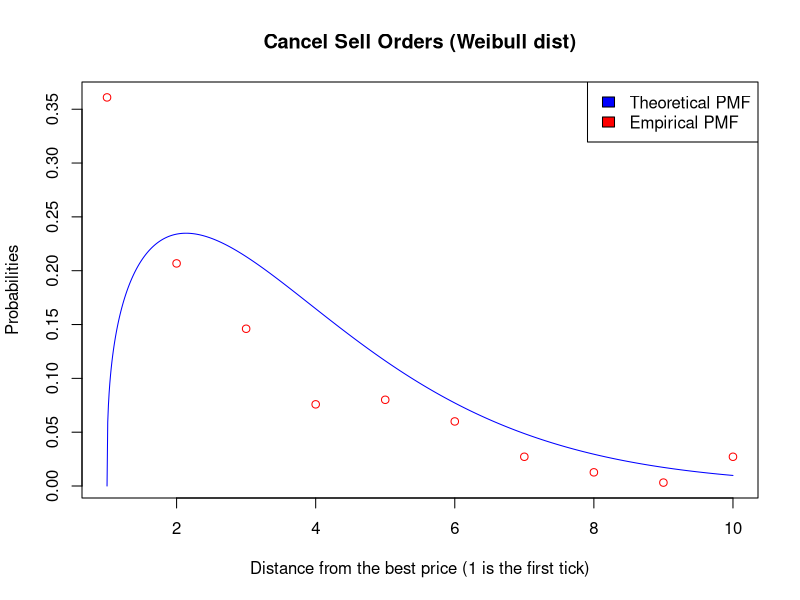

Write R code to recreate this figure.
# Method of Moments for Weibull Distribution
library(zoo)

MyData <- read.csv(file="normalized_quantities.csv")

limitBuyMean <- MyData[1,2:11]
limitSellMean <- MyData[2,2:11]
cancelBuyMean <- MyData[3,2:11]
cancelSellMean <- MyData[4,2:11]

selectedOrder <- cancelSellMean # Change this line to select other orders.

densities <- c()
data <- c()

point <- 1

# Count data to empirical data
for(val in selectedOrder){
  densities <- c(densities, val)
  data <- c(data, rep(point, val))
  point <- point + 1
}

x = 1:10
mean = sum(x*densities) / sum(densities)
st_dev = sd(data)

shape = (st_dev/mean)^(-1.086)
scale = mean / gamma(1 + (1/shape))

# Location parameter is set to 1 since data starts from 1

wei_pmf <- function(shape, scale, x) {
  return((shape/scale) * (((x-1)/scale)^(shape-1)) * exp(-(((x-1)/scale)^shape)))
}

plot(1:10, densities/sum(densities), type="p",col="red", 
     xlab = "Distance from the best price (1 is the first tick)",
     ylab = "Probabilities", main = "Cancel Sell Orders (Weibull dist)")
lines(seq(1, 10, 0.01), wei_pmf(shape, scale, seq(1, 10, 0.01)), col="blue",
      ylim = max(wei_pmf(shape, scale, seq(1, 10, 0.01)))+0.1)

sum(wei_pmf(shape, scale, seq(1, 10, 0.01)))

legend("topright",
       c("Theoretical PMF","Empirical PMF"),
       fill=c("blue","red")
)

x <- seq(1,10,0.01)
y <- (shape/scale) * (((x-1)/scale)^(shape-1)) * exp(-(((x-1)/scale)^shape))
id <- order(x)

areaUnderCurve <- sum(diff(x[id])*rollmean(y[id],2))
